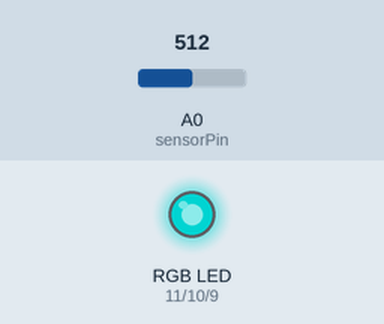
Simulated run of this sketch. Board: Arduino Uno, built with avr-gcc and run on an emulated ATmega328P. On the bench: an RGB LED mixed from three pins (HIGH = lit). The inputs (shaded band) are chosen by the test bench; at power-on: A0 (sensorPin) = 512. Dim RGB values are drawn brighter than linear.

Above: at 1.2 s.
1.3 s: A0 (sensorPin) set to 716
At 2.4 s:
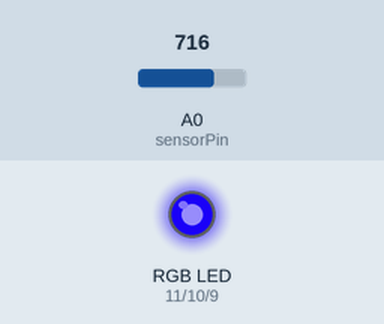
2.8 s: A0 (sensorPin) set to 900
At 3.5 s:
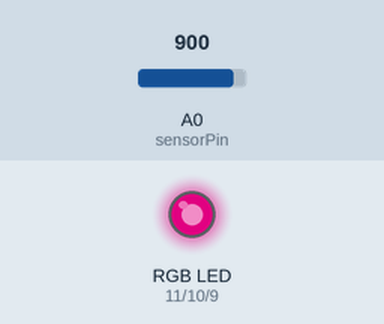
4.3 s: A0 (sensorPin) set to 1023
At 4.7 s:
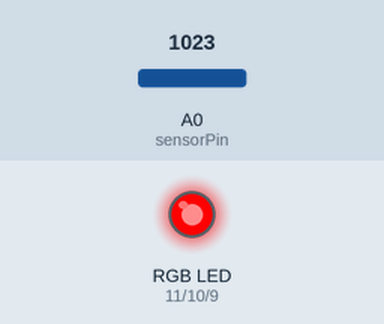
5.8 s: A0 (sensorPin) set to 501
At 7.0 s:
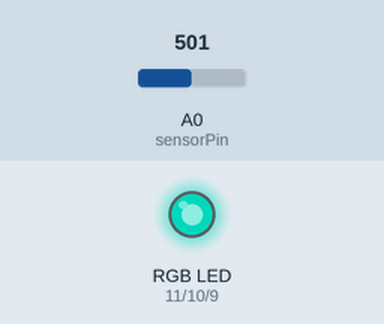
7.3 s: A0 (sensorPin) set to 521
At 8.2 s:
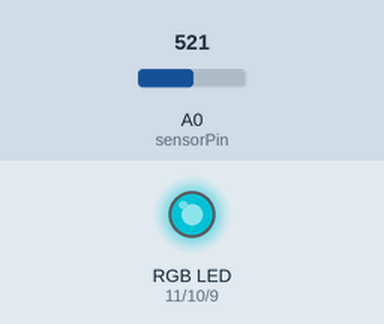
8.8 s: A0 (sensorPin) set to 0
At 9.3 s:
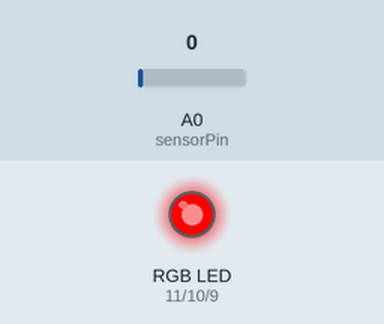
Timing chart, 0 to 11.3 s (numbered marks = the images above; inputs shaded):
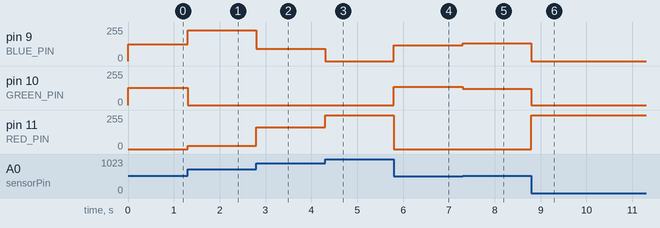

Measured:
- after the input at 1.3 s, pin 9 (BLUE_PIN): 127/255 → 231/255 at once; pin 10 (GREEN_PIN): 128/255 → 0/255 at once; pin 11 (RED_PIN): 0/255 → 24/255 at once
- after the input at 2.8 s, pin 9 (BLUE_PIN): 231/255 → 93/255 at once; pin 11 (RED_PIN): 24/255 → 162/255 at once
- after the input at 4.3 s, pin 9 (BLUE_PIN): 93/255 → 0/255 at once; pin 11 (RED_PIN): 162/255 → 255/255 at once
- after the input at 5.8 s, pin 9 (BLUE_PIN): 0/255 → 119/255 at once; pin 10 (GREEN_PIN): 0/255 → 136/255 at once; pin 11 (RED_PIN): 255/255 → 0/255 at once
- after the input at 7.3 s, pin 9 (BLUE_PIN): 119/255 → 134/255 at once; pin 10 (GREEN_PIN): 136/255 → 121/255 at once
- after the input at 8.8 s, pin 9 (BLUE_PIN): 134/255 → 0/255 at once; pin 10 (GREEN_PIN): 121/255 → 0/255 at once; pin 11 (RED_PIN): 0/255 → 255/255 at once

The sketch:

CRX_ADKL3_06B.ino
```cpp
/*
  RGB LED
  Make an RGB LED display a rainbow of colours!
*/

// we'll define the pins by name to make the sketch easier to follow.
const int RED_PIN = 11;
const int GREEN_PIN = 10;
const int BLUE_PIN = 9;

int sensorPin = 0;

void setup() {

  //configure the Arduino pins we're using
  pinMode(RED_PIN, OUTPUT);
  pinMode(GREEN_PIN, OUTPUT);
  pinMode(BLUE_PIN, OUTPUT);
}

void loop() {

  int sensorValue;
  int colour;

  int redIntensity;
  int greenIntensity;
  int blueIntensity;

  sensorValue = analogRead(sensorPin);

  // Because sensorValue is an integer between 0 and 1023 but we
  // want a range from 0 to 767, we’ll have to convert the range.
  // To do so, we’ll multiply sensorValue by a factor of 767
  // then divide it by a factor of 1023. But since colour is a
  // variable of ‘int’ type, it can only hold a value between
  // -32,768 to 32,767 so we need force the calculation to take
  // place using variable type of ‘long’ (which can hold a value
  // between -2,147,483,648 to 2,147,483,647 then stored back
  // to a ‘int’ variable.

  colour = (int) (sensorValue * (long)767 / (long)1023);

  // Here we'll use an "if / else" statement to determine which
  // of the three (R,G,B) zones colour falls into. Each of these
  // zones spans 255 because analogWrite() wants a number from
  // 0 to 255.

  // In each of these zones, we'll calculate the brightness
  // for each of the red, green, and blue LEDs within the RGB LED.

  if (colour <= 255)          // zone 1
  {
    redIntensity = 255 - colour;    // red goes from on to off
    greenIntensity = colour;        // green goes from off to on
    blueIntensity = 0;             // blue is always off
  }
  else if (colour <= 511)     // zone 2
  {
    redIntensity = 0;                     // red is always off
    greenIntensity = 255 - (colour - 256); // green on to off
    blueIntensity = (colour - 256);        // blue off to on
  }
  else // colour >= 512       // zone 3
  {
    redIntensity = (colour - 512);         // red off to on
    greenIntensity = 0;                   // green is always off
    blueIntensity = 255 - (colour - 512);  // blue on to off
  }

  // Now that the brightness values have been set, command the LED
  // to those values

  analogWrite(RED_PIN, redIntensity);
  analogWrite(BLUE_PIN, blueIntensity);
  analogWrite(GREEN_PIN, greenIntensity);
}
```
